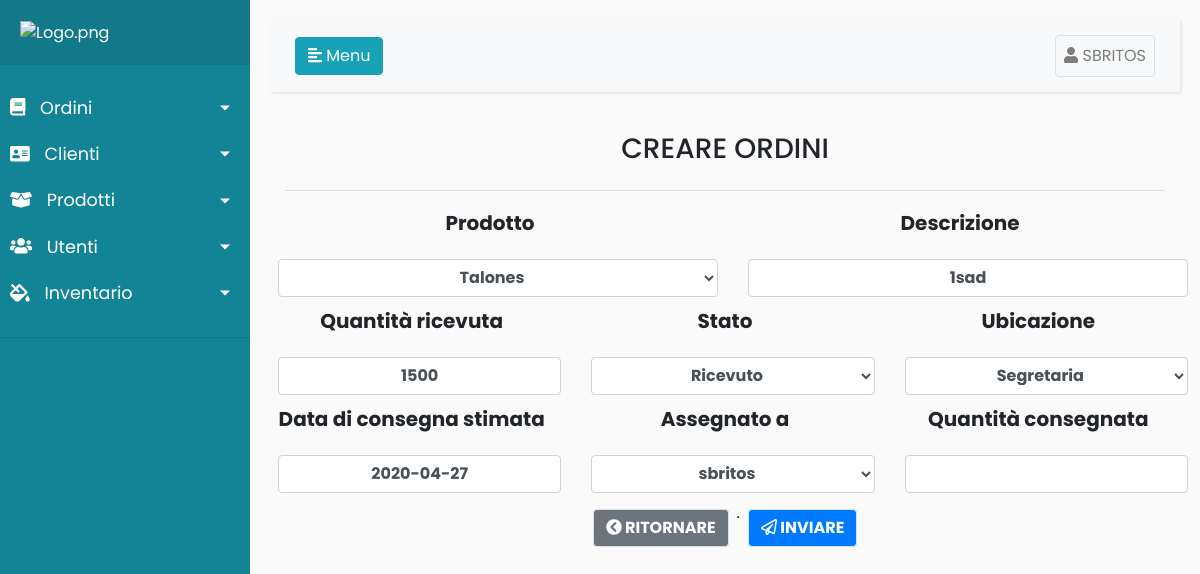
/Ordenes/update/2 (signed in), run on the app's committed database.
### Register/models.py (models this page shows)
class Usuarios(AbstractUser):
	telefono = models.CharField(max_length=20,null=True, verbose_name='Teléfono',blank=False)
	class Meta:
		permissions = (('Administrador', 'Administrador'),
					   ('Encargado','Encargado'),
					   ('Pintor','Pintor'),
					   ('Montaje','Montaje'),
					   ('Calidad1','Calidad1'),
					   ('Secretaria','Secretaria'),
					   ('Stock','Stock'),
					   )

### Ordenes/models.py (models this page shows, shortened)
class Ordenes(models.Model):
    ESTADOS = (
        ('Ricevuto', 'Ricevuto'),
        ('Creato','Creato'),
        ('Assegnato','Assegnato'),
        ('Completato','Completato'),
        ('Consegnato','Consegnato'),
        ('Spedito', 'Spedito'),
        ('Inviato', 'Inviato'),
    )
    UBICACIONES = (
        ('Segretaria', 'Segretaria'),
        ('Fortex Nuova', 'Fortex Nuova'),
        ('Fortex Vecchia', 'Fortex Vecchia'),
        ('Cliente', 'Cliente'),
        ('Verniciatura', 'Verniciatura'),
        ('Controlo Qualità', 'Controlo Qualità'),
        ('Montaggio', 'Montaggio'),
        ('Graphic Design', 'Graphic Design'),
    )
    orden = models.AutoField(primary_key=True , blank=False,verbose_name='Número de órden')
    descripcion = models.TextField()
    producto = models.ForeignKey(Productos,verbose_name=('Prodotto'),on_delete=models.CASCADE)
    fecha_ingreso = models.DateTimeField(auto_now_add=True)
    estado = models.CharField(max_length=20,choices=ESTADOS)
    cantidad_recibida = models.PositiveIntegerField(blank=False,null=True)
    ubicacion = models.CharField(max_length=20,choices=UBICACIONES)
    fecha_entrega_estimada=models.DateField(blank=True,null=True)
    asignado = models.ForeignKey(Usuarios, verbose_name=("Aseggnato a "),related_name='Asignado', on_delete=models.CASCADE)
    fecha_entrega_real = models.DateField(blank=True,null=True)
    usuarios = models.ForeignKey(Usuarios, verbose_name=("Creato"),on_delete=models.CASCADE, null=True,blank=False)
    cantidadEntregada = models.IntegerField(blank=True,null=True)
    telaio = models.IntegerField(blank=True,null=True)
    history = HistoricalRecords()

### Ordenes/views.py (the view, shortened to what this page needs)
# urls.py: path('Ordenes/update/<int:pk>',login_required(UpdateOrdenView.as_view()), name = 'updateOrden'),
class UpdateOrdenView(UpdateView):
    form_class = OrdenesForm
    model = Ordenes
    template_name = 'ordenes/updateOrden.html'

### Productos/models.py (called while the page is built)
    def __str__(self):
        return self.nombre

### Ordenes/templates/ordenes/updateOrden.html (shortened to what this page needs)
{%extends 'register/index.html'%}
{%load static%}
{% load widget_tweaks %}
{%block head%}
<link rel="stylesheet" href="//code.jquery.com/ui/1.12.1/themes/base/jquery-ui.css">
{%endblock%}
{%block content%}
<div class="container">
    <div class="d-flex justify-content-center">
        <h3>CREARE ORDINI</h3>
    </div>
    <hr>
</div>
<form method="POST">
    <div class="row">
        <div class="col">
            {% if perms.Register.Administrador or perms.Register.Encargado or perms.Register.Secretaria %}
            <div class="d-flex justify-content-center">
                <label for="asignado" class="mt-1"><h5><strong>Prodotto</strong></h5></label>
            </div>
            {{form.producto|attr:"placeholder:Prodotto"|add_class:"form-control font-weight-bold rounded-pill m-2 text-center"}}
            {%else%}
            <div class="d-flex justify-content-center">
                <label for="asignado" class="mt-1"><h5><strong>Prodotto</strong></h5></label>
            </div>
            {{form.producto|attr:"disabled"|attr:"placeholder:Prodotto"|add_class:"form-control font-weight-bold rounded-pill m-2 text-center"}}
            {%endif%}
        </div>
        <div class="col">
            {% if perms.Register.Administrador or perms.Register.Encargado or perms.Register.Secretaria %}
            <div class="d-flex justify-content-center">
                <label for="asignado" class="mt-1"><h5><strong>Descrizione</strong></h5></label>
            </div>
            {{form.descripcion|attr:"placeholder:Descrizione"|add_class:"form-control font-weight-bold rounded-pill m-2 text-center"}}
            {%else%}
            <div class="d-flex justify-content-center">
                <label for="asignado" class="mt-1"><h5><strong>Descrizione</strong></h5></label>
            </div>
            {{form.descripcion|attr:"disabled"|attr:"placeholder:Descrizione"|add_class:"form-control font-weight-bold rounded-pill m-2 text-center"}}
            {%endif%}
        </div>
    </div>
    <div class="row">
        <div class="col">
            {% if perms.Register.Administrador or perms.Register.Encargado or perms.Register.Secretaria %}
            <div class="d-flex justify-content-center">
                <label for="asignado" class="mt-1"><h5><strong>Quantità ricevuta</strong></h5></label>
            </div>
            {{form.cantidad_recibida|attr:"placeholder:Quantità ricevuta"|add_class:"form-control m-2 font-weight-bold rounded-pill text-center"}}
            {%else%}
            <div class="d-flex justify-content-center">
                <label for="asignado" class="mt-1"><h5><strong>Quantità ricevuta</strong></h5></label>
            </div>
            {{form.cantidad_recibida|attr:"disabled"|attr:"placeholder:Quantità ricevuta"|add_class:"form-control m-2 font-weight-bold rounded-pill text-center"}}
            {%endif%}
        </div>
        <div class="col">
            <div class="d-flex justify-content-center">
                <label for="estado" class="mt-1"><h5><strong>Stato</strong></h5></label>
            </div>
            {{form.estado|attr:"placeholder:Stato"|add_class:"form-control font-weight-bold rounded-pill m-2 text-center"}}
        </div>
        <div class="col">
            <div class="d-flex justify-content-center">
                <label for="ubicacion" class="mt-1"><h5><strong>Ubicazione</strong></h5></label>
            </div>
            {{form.ubicacion|attr:"placeholder:Email"|add_class:"form-control font-weight-bold rounded-pill m-2 text-center"}}
        </div>
    </div>
    <div class="row">
        <div class="col">{% if perms.Register.Administrador or perms.Register.Encargado or perms.Register.Secretaria %}
            <div class="d-flex justify-content-center">
                <label for="asignado" class="mt-1"><h5><strong>Data di consegna stimata</strong></h5></label>
            </div>
            {{form.fecha_entrega_estimada|attr:"placeholder:Data di consegna stimata YYYY-MM-DD"|attr:"id:fecha_entrega_estimada"|add_class:"form-control rounded-pill m-2 font-weight-bold font-weight-bold text-center"}}
            {%endif%}
        </div>
        <div class="col">
            <div class="d-flex justify-content-center">
                <label for="asignado" class="mt-1"><h5><strong>Assegnato a</strong></h5></label>
            </div>
            {{form.asignado|add_class:"form-control rounded-pill m-2 font-weight-bold font-weight-bold text-center"}}
        </div>
        <div class="col">
            {% if perms.Register.Administrador or perms.Register.Encargado or perms.Register.Calidad %}
            <div class="d-flex justify-content-center">
                <label for="cantidadEntregada" class="mt-1 "><h5><strong>Quantità consegnata</strong></h5></label>
            </div>
            {{form.cantidadEntregada|add_class:"form-control rounded-pill m-2 font-weight-bold font-weight-bold text-center"}}
        </div>
        {%else%}
        <div class="d-flex justify-content-center">
            <label for="cantidadEntregada" class="mt-1 "><h5><strong>Quantità consegnata</strong></h5></label>
        </div>
        {{form.cantidadEntregada|attr:"disabled"|add_class:"form-control rounded-pill m-2 font-weight-bold font-weight-bold text-center"}}
    </div>
    {%endif%}
    </div>
    <div class="d-flex justify-content-center">
        <a href="javascript:history.back(-1);"
           class="btn btn-secondary border m-2 rounded-pill"id="jamaica"><strong><i ID="japon" class="fas fa-chevron-circle-left"></i> RITORNARE</strong></a>.
        <button type="submit" id="jamaica2" class="btn btn-primary m-2 rounded-pill border"><strong><i id="japon2" class="far fa-paper-plane"></i> INVIARE</strong></button>
    </div>
</form>
{%endblock%}

### Register/templates/register/index.html (shortened to what this page needs)
<!DOCTYPE html>
<html>
<head>
    <link rel="stylesheet" href="https://stackpath.bootstrapcdn.com/bootstrap/4.1.0/css/bootstrap.min.css"
>
    <link rel="stylesheet" href="https://ajax.googleapis.com/ajax/libs/jquerymobile/1.4.5/jquery.mobile.min.css">
{%block head%}{%endblock%}
</head>
<body>
<div class="wrapper">
    <nav id="sidebar">
        <div class="sidebar-header" style="border-color:#fff;">
            <a href="{%url 'listarOrden'%}"><img src="http://www.fortexsrl.it/wp-content/uploads/2013/05/logo1.png" width="100%"
                             alt="Logo.png"></a>
        </div>
        <ul class="list-unstyled components">
            <li class="">
                <a href="#homeSubmenu" data-toggle="collapse" aria-expanded="false" class="dropdown-toggle">
                    <i class="fas fa-book"></i>
                    Ordini
                </a>
            </li>
            <li>
                <a href="#pageClienti" data-toggle="collapse" aria-expanded="false" class="dropdown-toggle">
                    <i class="fas fa-address-card"></i>
                    Clienti
                </a>
                <a href="#pageSubmenu" data-toggle="collapse" aria-expanded="false" class="dropdown-toggle">
                    <i class="fas fa-box-open"></i>
                    Prodotti
                </a>
            </li>
            <li>
                <a href="#pageUtenti" data-toggle="collapse" aria-expanded="false" class="dropdown-toggle">
                    <i class="fas fa-users"></i>
                    Utenti
                </a>
            </li>
            <li>
                <a href="#pageInventario" data-toggle="collapse" aria-expanded="false" class="dropdown-toggle">
                    <i class="fas fa-fill-drip"></i>
                    Inventario
                </a>
            </li>
        </ul>
    </nav>
    <div id="content">
        <nav class="navbar navbar-expand-lg navbar-light bg-light">
            <div class="container-fluid">
                <button type="button" id="sidebarCollapse" class="btn btn-info">
                    <i class="fas fa-align-left"></i>
                    <span>Menu</span>
                </button>
                <div class="collapse navbar-collapse" id="navbarSupportedContent">
                    <ul class="nav navbar-nav ml-auto">
                        <li class="nav-item">
                            <a href="#pageInventario1" data-toggle="collapse"  style="background:None;"
                               aria-expanded="true"
                               class=" nav-link dropdown border rounded ">
                                <i class="fas fa-user"></i>
                                {{user|upper}}
                            </a>
                        </li>
                    </ul>
                </div>
            </div>
        </nav>
        {%block content%}{%endblock%}
    </div>
</div>
</body>
</html>

### Register/templates/register/index.html (style rules this page uses)
body { font-family: 'Poppins', sans-serif; background: #fafafa; }
a, a:hover, a:focus { color: inherit; text-decoration: none; transition: all 0.3s; }
.navbar { padding: 15px 10px; background: #fff; border: none; border-radius: 0; margin-bottom: 40px; box-shadow: 1px 1px 3px rgba(0, 0, 0, 0.1); }
i, span { display: inline-block; }
.wrapper { display: flex; align-items: stretch; }
#sidebar { min-width: 250px; max-width: 250px; background: #138496; color: #fff; transition: all 0.3s; }
#sidebar ul li a { text-align: left; }
#sidebar .sidebar-header { padding: 20px; background: #11798a; }
#sidebar ul.components { padding: 20px 0; border-bottom: 1px solid #11798a; }
#sidebar ul li a { padding: 10px; font-size: 1.1em; display: block; }
#sidebar ul li a i { margin-right: 10px; }
#sidebar ul li.active>a, a[aria-expanded="true"] { color: #fff; background: #138496; }
a[data-toggle="collapse"] { position: relative; }
.dropdown-toggle::after { display: block; position: absolute; top: 50%; right: 20px; transform: translateY(-50%); }
#content { width: 100%; padding: 20px; min-height: 100vh; transition: all 0.3s; }

### Ordenes/templates/ordenes/updateOrden.html (style rules this page uses)
input[type=number] { -moz-appearance: textfield; }

### data on the page
Usuarios: username "SBRITOS"
Ordenes: producto "Talones", descripcion "1sad", cantidad_recibida "1500", estado "Ricevuto", ubicacion "Segretaria", fecha_entrega_estimada "2020-04-27", asignado "sbritos"
